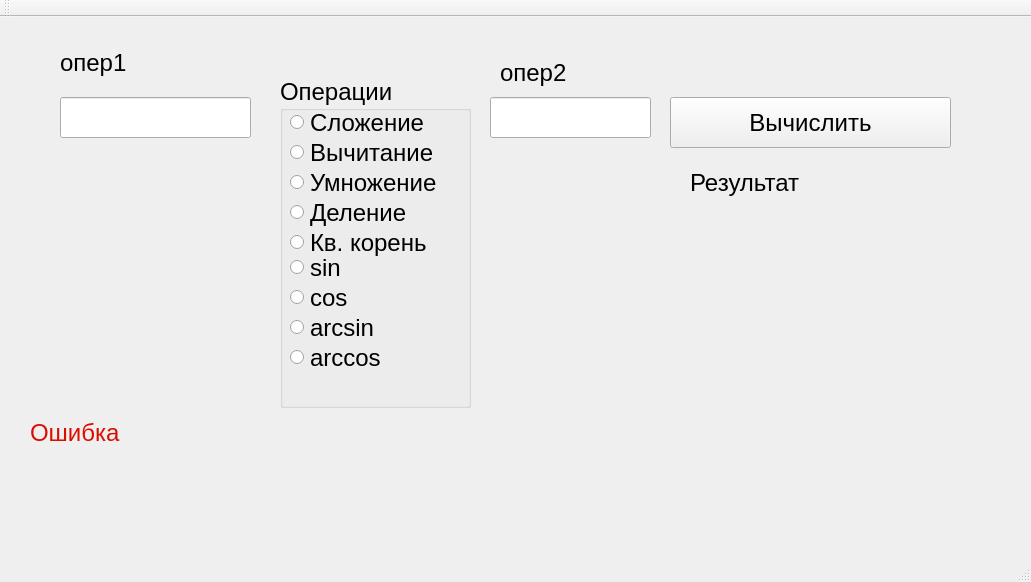
<?xml version="1.0" encoding="UTF-8"?>
<ui version="4.0">
 <class>MainWindow</class>
 <widget class="QMainWindow" name="MainWindow">
  <property name="geometry">
   <rect>
    <x>0</x>
    <y>0</y>
    <width>1031</width>
    <height>582</height>
   </rect>
  </property>
  <property name="font">
   <font>
    <pointsize>18</pointsize>
   </font>
  </property>
  <property name="windowTitle">
   <string>MainWindow</string>
  </property>
  <widget class="QWidget" name="centralWidget">
   <widget class="QLineEdit" name="lineEdit_op1">
    <property name="geometry">
     <rect>
      <x>60</x>
      <y>80</y>
      <width>191</width>
      <height>41</height>
     </rect>
    </property>
   </widget>
   <widget class="QLineEdit" name="lineEdit_op2">
    <property name="geometry">
     <rect>
      <x>490</x>
      <y>80</y>
      <width>161</width>
      <height>41</height>
     </rect>
    </property>
   </widget>
   <widget class="QGroupBox" name="groupBox">
    <property name="geometry">
     <rect>
      <x>280</x>
      <y>60</y>
      <width>191</width>
      <height>331</height>
     </rect>
    </property>
    <property name="title">
     <string>Операции</string>
    </property>
    <widget class="QRadioButton" name="RB_SUM">
     <property name="geometry">
      <rect>
       <x>10</x>
       <y>30</y>
       <width>171</width>
       <height>31</height>
      </rect>
     </property>
     <property name="text">
      <string>Сложение</string>
     </property>
    </widget>
    <widget class="QRadioButton" name="RB_SUB">
     <property name="geometry">
      <rect>
       <x>10</x>
       <y>60</y>
       <width>151</width>
       <height>31</height>
      </rect>
     </property>
     <property name="text">
      <string>Вычитание</string>
     </property>
    </widget>
    <widget class="QRadioButton" name="RB_MUL">
     <property name="geometry">
      <rect>
       <x>10</x>
       <y>90</y>
       <width>161</width>
       <height>31</height>
      </rect>
     </property>
     <property name="text">
      <string>Умножение</string>
     </property>
    </widget>
    <widget class="QRadioButton" name="RB_DIV">
     <property name="geometry">
      <rect>
       <x>10</x>
       <y>120</y>
       <width>161</width>
       <height>31</height>
      </rect>
     </property>
     <property name="text">
      <string>Деление</string>
     </property>
    </widget>
    <widget class="QRadioButton" name="RB_KVK">
     <property name="geometry">
      <rect>
       <x>10</x>
       <y>150</y>
       <width>161</width>
       <height>31</height>
      </rect>
     </property>
     <property name="text">
      <string>Кв. корень</string>
     </property>
    </widget>
    <widget class="QRadioButton" name="RB_SIN">
     <property name="geometry">
      <rect>
       <x>10</x>
       <y>180</y>
       <width>131</width>
       <height>21</height>
      </rect>
     </property>
     <property name="text">
      <string>sin</string>
     </property>
    </widget>
    <widget class="QRadioButton" name="RB_COS">
     <property name="geometry">
      <rect>
       <x>10</x>
       <y>210</y>
       <width>131</width>
       <height>21</height>
      </rect>
     </property>
     <property name="text">
      <string>cos</string>
     </property>
    </widget>
    <widget class="QRadioButton" name="RB_ARCCOS">
     <property name="geometry">
      <rect>
       <x>10</x>
       <y>270</y>
       <width>131</width>
       <height>21</height>
      </rect>
     </property>
     <property name="text">
      <string>arccos</string>
     </property>
    </widget>
    <widget class="QRadioButton" name="RB_ARCSIN">
     <property name="geometry">
      <rect>
       <x>10</x>
       <y>240</y>
       <width>131</width>
       <height>21</height>
      </rect>
     </property>
     <property name="text">
      <string>arcsin</string>
     </property>
    </widget>
   </widget>
   <widget class="QLabel" name="LAB_op1">
    <property name="geometry">
     <rect>
      <x>60</x>
      <y>30</y>
      <width>221</width>
      <height>31</height>
     </rect>
    </property>
    <property name="text">
     <string>опер1</string>
    </property>
   </widget>
   <widget class="QLabel" name="LAB_RES">
    <property name="geometry">
     <rect>
      <x>690</x>
      <y>150</y>
      <width>271</width>
      <height>31</height>
     </rect>
    </property>
    <property name="text">
     <string>Результат</string>
    </property>
   </widget>
   <widget class="QPushButton" name="PB_Vich">
    <property name="geometry">
     <rect>
      <x>670</x>
      <y>80</y>
      <width>281</width>
      <height>51</height>
     </rect>
    </property>
    <property name="text">
     <string>Вычислить</string>
    </property>
   </widget>
   <widget class="QLabel" name="LAB_op2">
    <property name="geometry">
     <rect>
      <x>500</x>
      <y>40</y>
      <width>191</width>
      <height>31</height>
     </rect>
    </property>
    <property name="text">
     <string>опер2</string>
    </property>
   </widget>
   <widget class="QLabel" name="LAB_eror">
    <property name="geometry">
     <rect>
      <x>30</x>
      <y>390</y>
      <width>721</width>
      <height>51</height>
     </rect>
    </property>
    <property name="palette">
     <palette>
      <active>
       <colorrole role="WindowText">
        <brush brushstyle="SolidPattern">
         <color alpha="255">
          <red>218</red>
          <green>14</green>
          <blue>0</blue>
         </color>
        </brush>
       </colorrole>
      </active>
      <inactive>
       <colorrole role="WindowText">
        <brush brushstyle="SolidPattern">
         <color alpha="255">
          <red>218</red>
          <green>14</green>
          <blue>0</blue>
         </color>
        </brush>
       </colorrole>
      </inactive>
      <disabled>
       <colorrole role="WindowText">
        <brush brushstyle="SolidPattern">
         <color alpha="255">
          <red>120</red>
          <green>120</green>
          <blue>120</blue>
         </color>
        </brush>
       </colorrole>
      </disabled>
     </palette>
    </property>
    <property name="text">
     <string>Ошибка</string>
    </property>
   </widget>
  </widget>
  <widget class="QMenuBar" name="menuBar">
   <property name="geometry">
    <rect>
     <x>0</x>
     <y>0</y>
     <width>1031</width>
     <height>21</height>
    </rect>
   </property>
  </widget>
  <widget class="QToolBar" name="mainToolBar">
   <attribute name="toolBarArea">
    <enum>TopToolBarArea</enum>
   </attribute>
   <attribute name="toolBarBreak">
    <bool>false</bool>
   </attribute>
  </widget>
  <widget class="QStatusBar" name="statusBar"/>
 </widget>
 <layoutdefault spacing="6" margin="11"/>
 <resources/>
 <connections/>
</ui>
